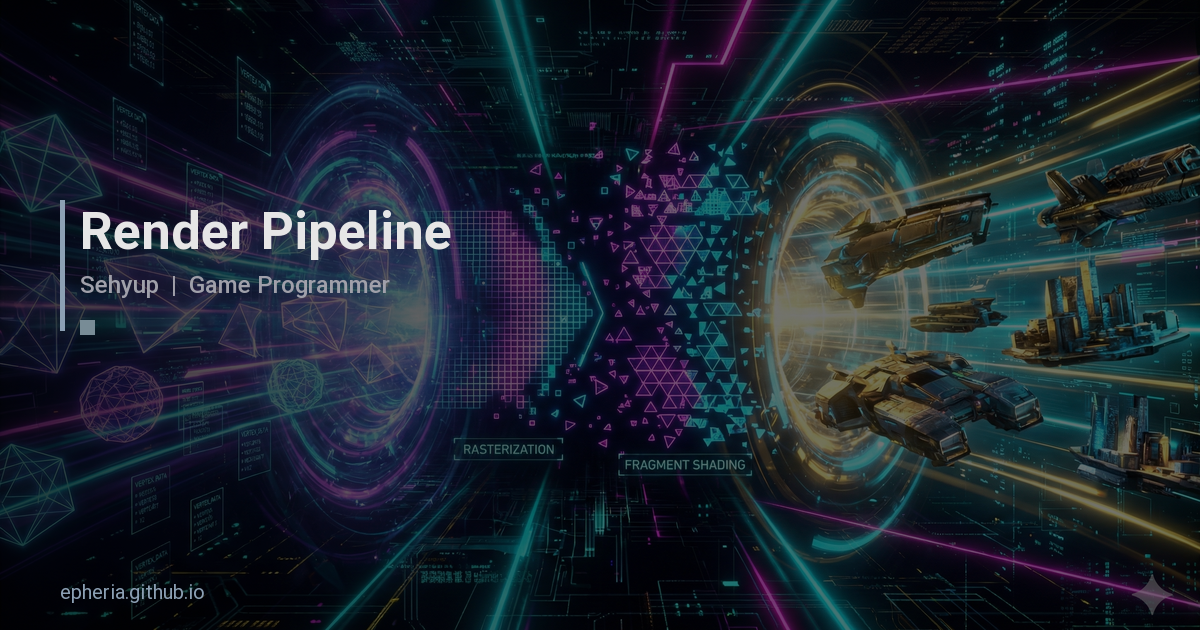
#> input picture assets/img/og/RenderPipeline.png, 1200 x 630 px; its folder holds only this picture in this run
$ python generate_og.py ../../../../assets/img/og/RenderPipeline.png ../../../../assets/img/og/blockchain.png
#> lines starting #> are read from the running program, lines starting #| are printed output that depends on the picture
#!/usr/bin/env python3
"""Generate OG image for blog posts with background image and text overlay."""

import argparse
import sys
from pathlib import Path

try:
    from PIL import Image, ImageDraw, ImageFont
except ImportError:
    print("Error: Pillow is required. Install with: pip3 install Pillow")
    sys.exit(1)

# Default accent colors per category (can be overridden via --color)
CATEGORY_COLORS = {
    "security": (100, 180, 160),
    "network": (60, 180, 220),
    "unity": (100, 200, 100),
    "unreal": (80, 120, 220),
    "csharp": (150, 100, 220),
    "cpp": (60, 120, 200),
    "ml": (220, 140, 60),
    "mathematics": (180, 100, 180),
    "python": (60, 160, 200),
    "common": (140, 160, 180),
    "etc": (140, 160, 180),
}

TARGET_W, TARGET_H = 1200, 630

FONT_PATHS = {
    "bold": [
        "/Library/Fonts/Roboto-Bold.ttf",
        "/usr/share/fonts/truetype/roboto/Roboto-Bold.ttf",
        "/System/Library/Fonts/Helvetica.ttc",
    ],
    "medium": [
        "/Library/Fonts/Roboto-Medium.ttf",
        "/usr/share/fonts/truetype/roboto/Roboto-Medium.ttf",
        "/System/Library/Fonts/Helvetica.ttc",
    ],
    "regular": [
        "/Library/Fonts/Roboto-Regular.ttf",
        "/usr/share/fonts/truetype/roboto/Roboto-Regular.ttf",
        "/System/Library/Fonts/Helvetica.ttc",
    ],
}


def find_font(style, size):
    for path in FONT_PATHS[style]:
        try:
            return ImageFont.truetype(path, size)
        except (OSError, IOError):
            continue
    return ImageFont.load_default()


def parse_color(color_str):
    """Parse color string like '100,180,160' into RGB tuple."""
    parts = [int(x.strip()) for x in color_str.split(",")]
    if len(parts) != 3:
        raise ValueError("Color must be R,G,B format")
    return tuple(parts)


def generate_og(source_image, category, output_path, accent_color, overlay_alpha, subtitle):
#> called with category = '../../../../assets/img/og/blockchain.png', accent_color = (140, 160, 180), overlay_alpha = 140, subtitle = 'Sehyup  |  Game Programmer'
    src = Image.open(source_image)
#> src is the input picture: PIL image 1200x630 RGB; mean R, G, B 26, 34.2, 45

    # Crop to 1200x630 aspect ratio
    aspect = TARGET_W / TARGET_H
    src_w, src_h = src.size
#> src_w = 1200; src_h = 630
    crop_w = src_w
#> crop_w = 1200
    crop_h = src_w / aspect
#> crop_h = 630

    if crop_h > src_h:
        crop_h = src_h
        crop_w = src_h * aspect

    left = (src_w - crop_w) / 2
#> left = 0
    top = (src_h - crop_h) / 2
#> top = 0
    top = max(0, top)
    right = left + crop_w
#> right = 1200
    bottom = min(src_h, top + crop_h)
#> bottom = 630

    src_cropped = src.crop((int(left), int(top), int(right), int(bottom)))
    src_resized = src_cropped.resize((TARGET_W, TARGET_H), Image.LANCZOS)

    # Dark overlay
    overlay = Image.new("RGBA", (TARGET_W, TARGET_H), (0, 0, 0, overlay_alpha))
    base = src_resized.convert("RGBA")
    composited = Image.alpha_composite(base, overlay)
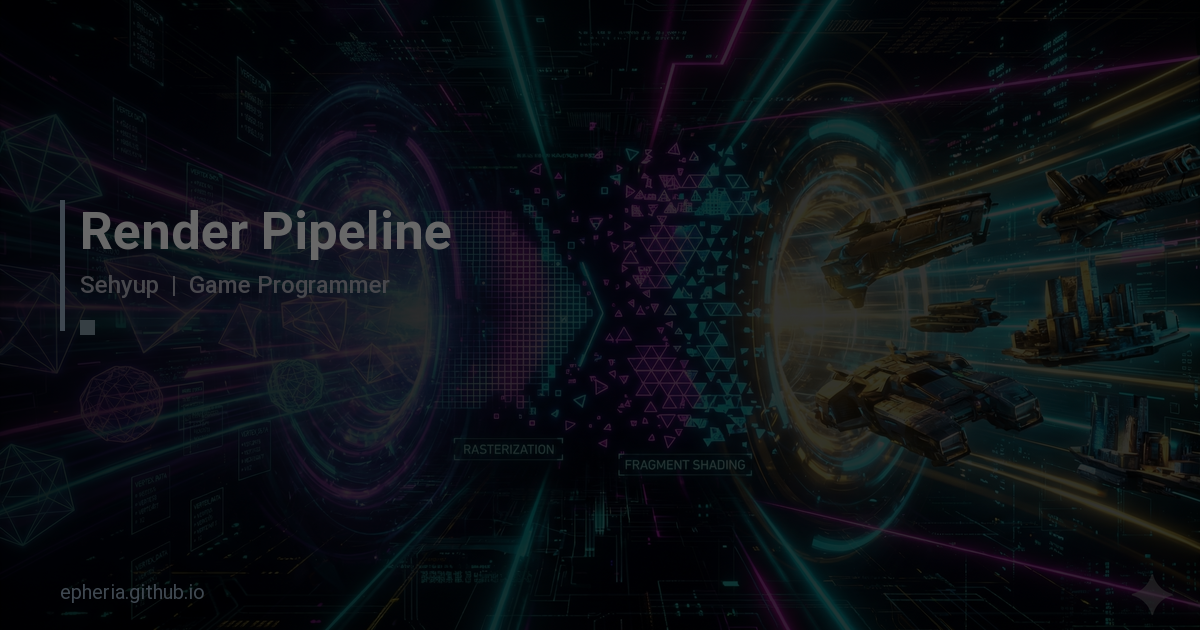
#> composited: PIL image 1200x630 RGBA; mean R, G, B, A 11.7, 15.4, 20.3, 255

    # Left gradient for text readability
    gradient = Image.new("RGBA", (TARGET_W, TARGET_H), (0, 0, 0, 0))
#> gradient: PIL image 1200x630 RGBA; every value is 0
    gradient_draw = ImageDraw.Draw(gradient)
    for x in range(600):
        alpha = int(120 * (1 - x / 600))
        gradient_draw.line([(x, 0), (x, TARGET_H)], fill=(0, 0, 0, alpha))
    composited = Image.alpha_composite(composited, gradient)

    draw = ImageDraw.Draw(composited)

    # Fonts
    font_title = find_font("bold", 52)
    font_subtitle = find_font("medium", 24)
    font_small = find_font("regular", 20)

    # Left accent line
    draw.rectangle([(60, 200), (64, 330)], fill=accent_color)

    # Category text
    draw.text((80, 200), category, fill=(230, 230, 230), font=font_title)

    # Subtitle
    draw.text((80, 270), subtitle, fill=(160, 160, 170), font=font_subtitle)

    # Small accent square
    draw.rectangle([(80, 320), (94, 334)], fill=(120, 140, 150))

    # Bottom URL
    draw.text((60, TARGET_H - 50), "epheria.github.io", fill=accent_color, font=font_small)

    # Save
    output_path = Path(output_path)
    output_path.parent.mkdir(parents=True, exist_ok=True)
    composited.convert("RGB").save(str(output_path), quality=95)
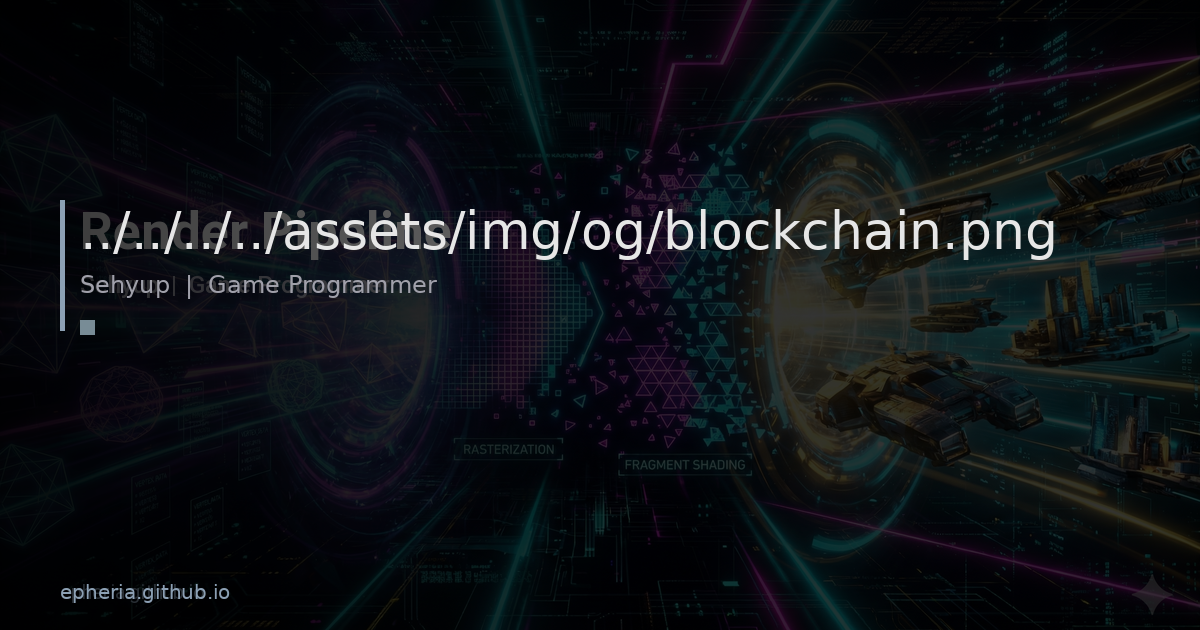
#> saved as blockchain.png.png: PIL image 1200x630 RGB; mean R, G, B 13.7, 17.1, 21.2
    print(f"Generated: {output_path}")
    print(f"Size: {TARGET_W}x{TARGET_H}")


def main():
    parser = argparse.ArgumentParser(description="Generate OG image for blog posts")
    parser.add_argument("source", help="Source background image path")
    parser.add_argument("category", help="Category name displayed on the image")
    parser.add_argument(
        "-o", "--output",
        help="Output path (default: assets/img/og/{category_lower}.png)",
    )
    parser.add_argument(
        "-c", "--color",
        help="Accent color as R,G,B (default: auto from category)",
    )
    parser.add_argument(
        "--alpha", type=int, default=140,
        help="Overlay darkness 0-255 (default: 140)",
    )
    parser.add_argument(
        "--subtitle", default="Sehyup  |  Game Programmer",
        help="Subtitle text (default: 'Sehyup  |  Game Programmer')",
    )

    args = parser.parse_args()

    category_lower = args.category.lower().replace(" ", "-")

    if args.color:
        accent_color = parse_color(args.color)
    else:
        accent_color = CATEGORY_COLORS.get(category_lower, (140, 160, 180))

    output_path = args.output or f"assets/img/og/{category_lower}.png"

    generate_og(args.source, args.category, output_path, accent_color, args.alpha, args.subtitle)


if __name__ == "__main__":
    main()

$ run again, on assets/img/og/cs.png
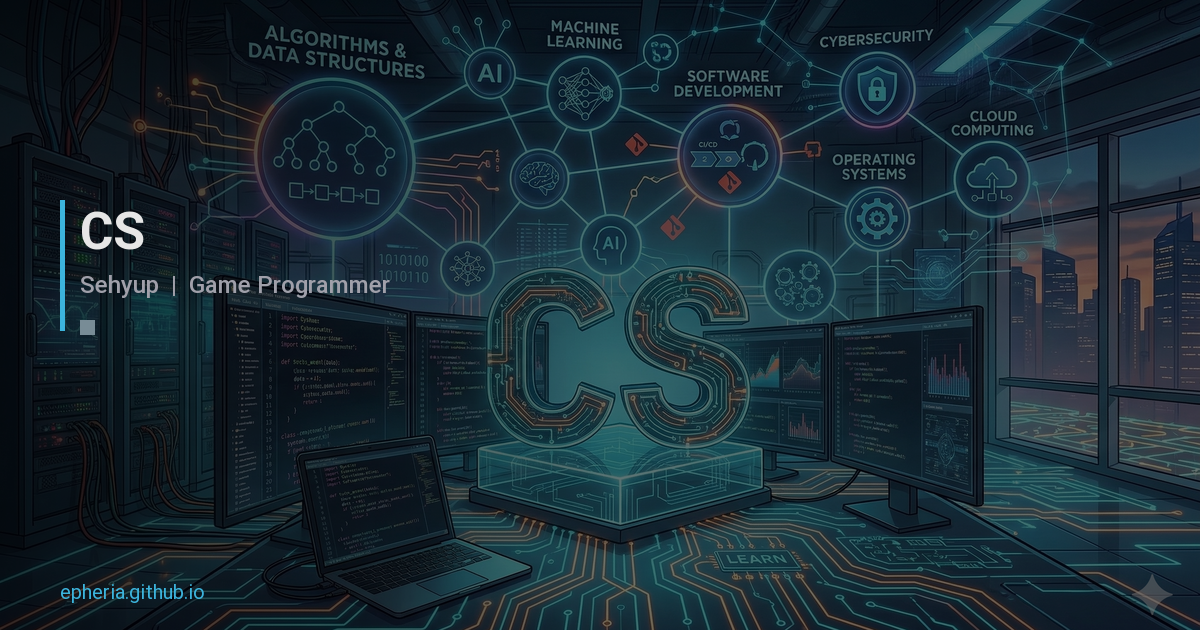
#> input picture assets/img/og/cs.png, 1200 x 630 px
#> in generate_og, src is the input picture: PIL image 1200x630 RGB; mean R, G, B 24.5, 41.9, 51.4
#> in generate_og, `composited = Image.alpha_composite(base, overlay)`:
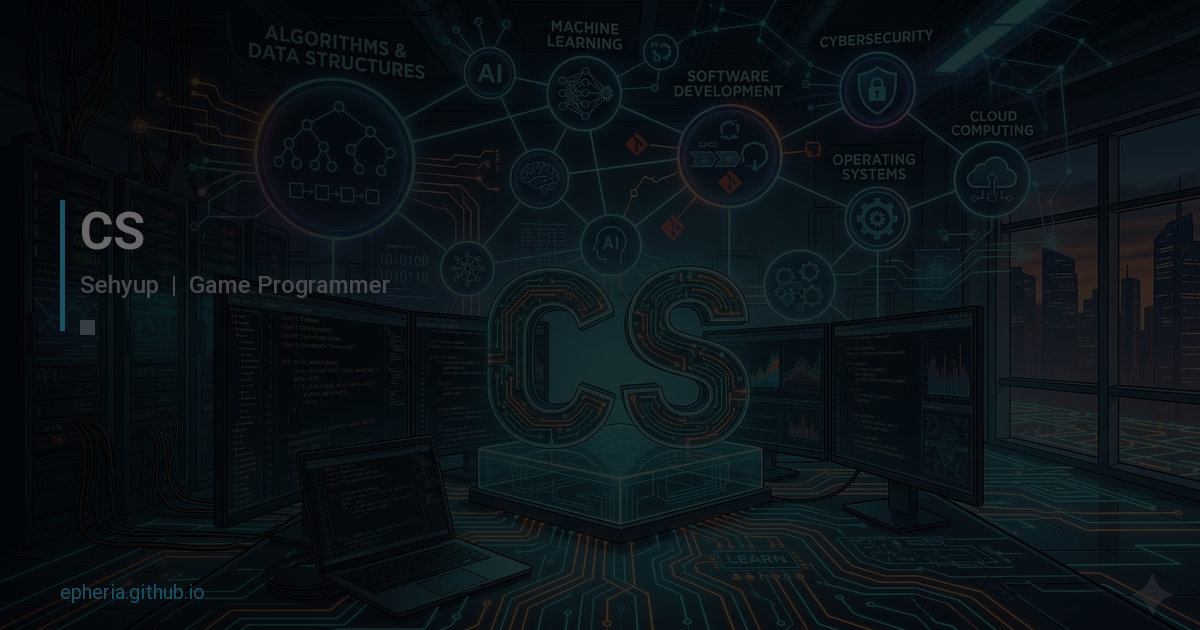
#> composited: PIL image 1200x630 RGBA; mean R, G, B, A 11, 18.9, 23.2, 255
#> gradient: PIL image 1200x630 RGBA; every value is 0
#> in generate_og, `composited.convert("RGB").save(str(output_path), quality=95)`:
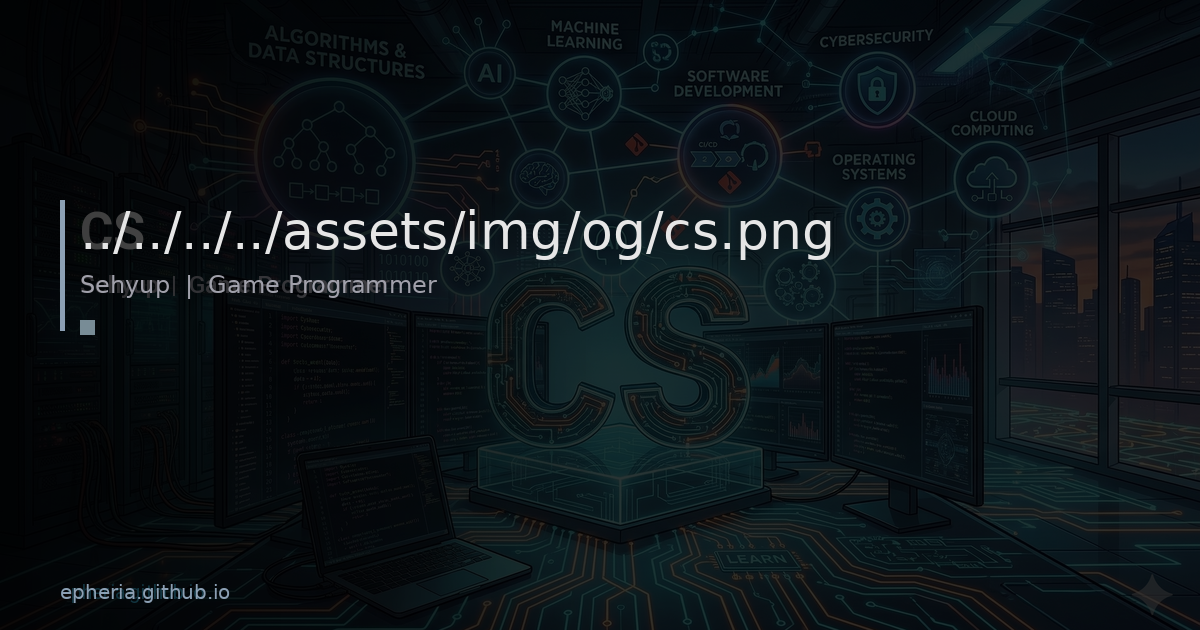
#> saved as cs.png.png: PIL image 1200x630 RGB; mean R, G, B 12.8, 20, 23.8
